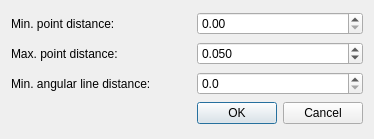
<?xml version="1.0" encoding="UTF-8"?>
<ui version="4.0">
 <class>CornerParamDialog</class>
 <widget class="QDialog" name="CornerParamDialog">
  <property name="geometry">
   <rect>
    <x>0</x>
    <y>0</y>
    <width>370</width>
    <height>139</height>
   </rect>
  </property>
  <property name="windowTitle">
   <string>Dialog</string>
  </property>
  <layout class="QGridLayout" name="gridLayout">
   <item row="1" column="2">
    <widget class="QLabel" name="label_max_point_distance">
     <property name="sizePolicy">
      <sizepolicy hsizetype="Fixed" vsizetype="Preferred">
       <horstretch>0</horstretch>
       <verstretch>0</verstretch>
      </sizepolicy>
     </property>
     <property name="minimumSize">
      <size>
       <width>180</width>
       <height>0</height>
      </size>
     </property>
     <property name="text">
      <string>Max. point distance:</string>
     </property>
    </widget>
   </item>
   <item row="3" column="3">
    <widget class="QDialogButtonBox" name="buttonBox">
     <property name="orientation">
      <enum>Qt::Horizontal</enum>
     </property>
     <property name="standardButtons">
      <set>QDialogButtonBox::Cancel|QDialogButtonBox::Ok</set>
     </property>
    </widget>
   </item>
   <item row="1" column="3">
    <widget class="QDoubleSpinBox" name="doubleSpinBox_max_distance">
     <property name="decimals">
      <number>3</number>
     </property>
     <property name="value">
      <double>0.050000000000000</double>
     </property>
    </widget>
   </item>
   <item row="2" column="2">
    <widget class="QLabel" name="label_min_angular_distance">
     <property name="sizePolicy">
      <sizepolicy hsizetype="Fixed" vsizetype="Preferred">
       <horstretch>0</horstretch>
       <verstretch>0</verstretch>
      </sizepolicy>
     </property>
     <property name="minimumSize">
      <size>
       <width>180</width>
       <height>0</height>
      </size>
     </property>
     <property name="text">
      <string>Min. angular line distance:</string>
     </property>
    </widget>
   </item>
   <item row="2" column="3">
    <widget class="QDoubleSpinBox" name="doubleSpinBox_min_angle">
     <property name="decimals">
      <number>1</number>
     </property>
     <property name="minimum">
      <double>0.000000000000000</double>
     </property>
     <property name="maximum">
      <double>90.000000000000000</double>
     </property>
    </widget>
   </item>
   <item row="0" column="2">
    <widget class="QLabel" name="label_min_point_distance">
     <property name="text">
      <string>Min. point distance:</string>
     </property>
    </widget>
   </item>
   <item row="0" column="3">
    <widget class="QDoubleSpinBox" name="doubleSpinBox_min_distance"/>
   </item>
  </layout>
 </widget>
 <resources/>
 <connections>
  <connection>
   <sender>buttonBox</sender>
   <signal>accepted()</signal>
   <receiver>CornerParamDialog</receiver>
   <slot>accept()</slot>
   <hints>
    <hint type="sourcelabel">
     <x>248</x>
     <y>254</y>
    </hint>
    <hint type="destinationlabel">
     <x>157</x>
     <y>274</y>
    </hint>
   </hints>
  </connection>
  <connection>
   <sender>buttonBox</sender>
   <signal>rejected()</signal>
   <receiver>CornerParamDialog</receiver>
   <slot>reject()</slot>
   <hints>
    <hint type="sourcelabel">
     <x>316</x>
     <y>260</y>
    </hint>
    <hint type="destinationlabel">
     <x>286</x>
     <y>274</y>
    </hint>
   </hints>
  </connection>
 </connections>
</ui>
